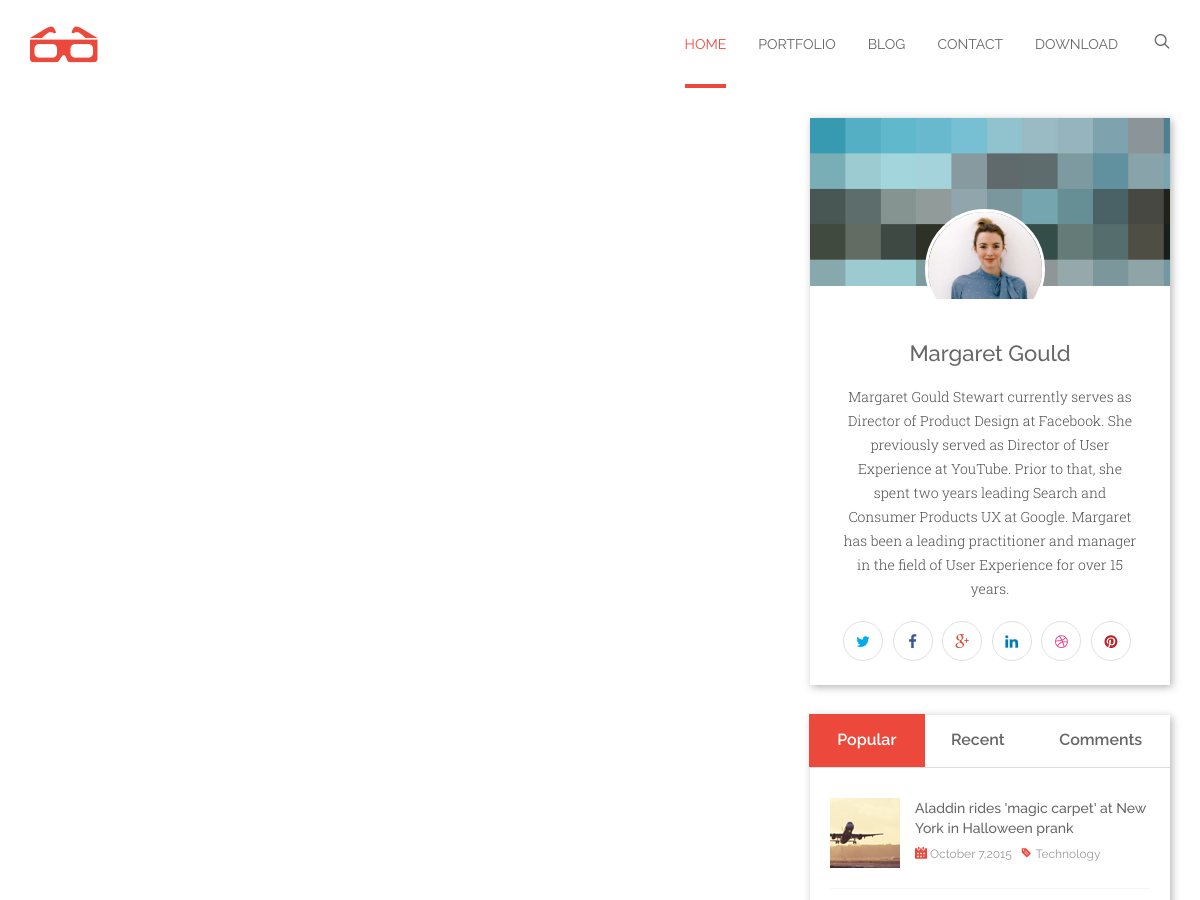
The app's page /subcategory/luxury (upper part), older data.
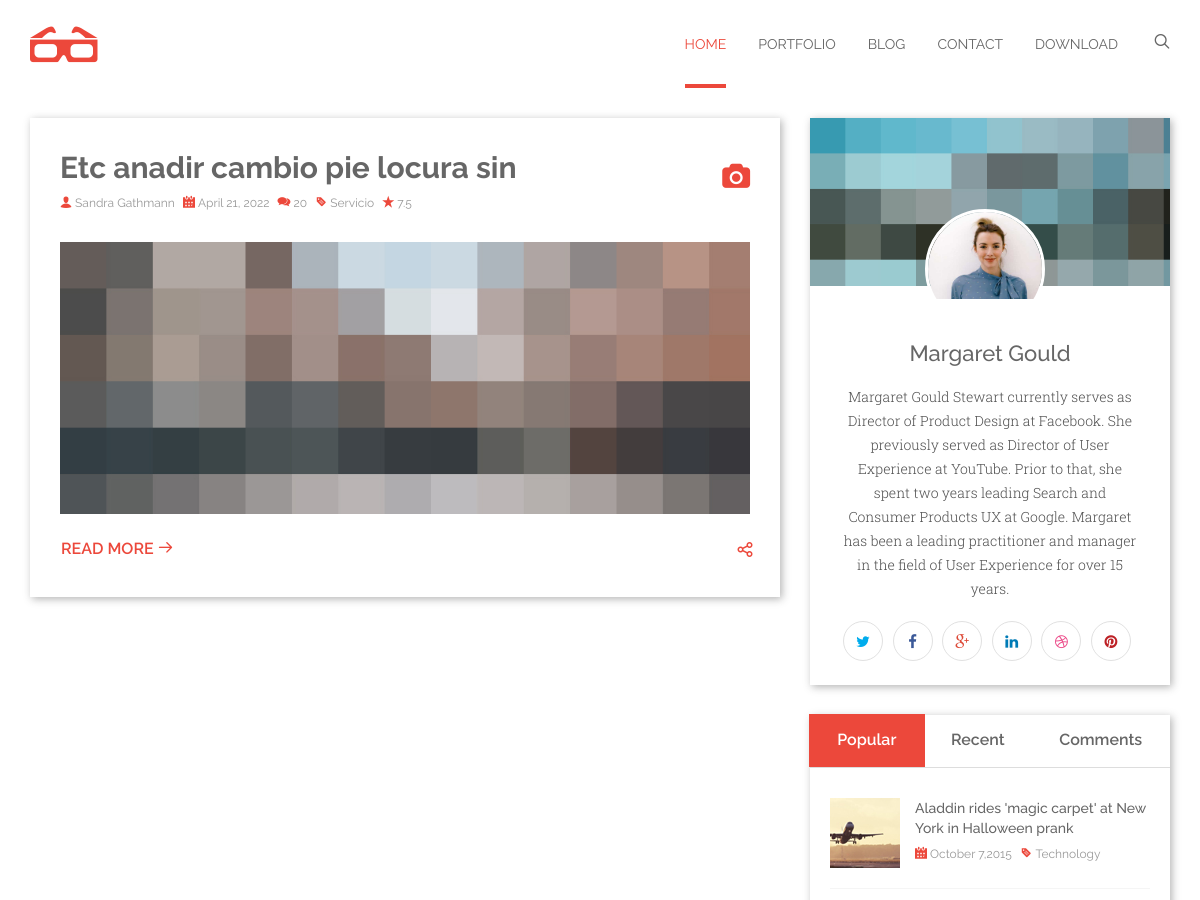
The same page, newer data.
### blog/models.py (models this page shows, shortened)
class Post(models.Model):
    STATUS_CHOICES = (
    ('draft',  'Draft'),
    ('published', 'Published'),
            )
    SECTION = (
            ('home','Home'),
            ('popular', 'Popular'),
            ('recent', 'Recent'),
            ('comment', 'Comment'),
            )
    title = models.CharField(max_length=250)
    slug = models.SlugField(max_length=250, unique_for_date='publish')
    author = models.ForeignKey(User, on_delete=models.CASCADE,related_name='blog_posts')
    category = models.ForeignKey(Category, on_delete=models.CASCADE)
    subcategory = models.ForeignKey(Subcategory, on_delete=models.CASCADE)
    section = models.CharField(max_length=200,choices= SECTION)
    image = models.ImageField(upload_to='featured_image/%Y/%m/%d')
    excerpt = RichTextUploadingField()
    body= RichTextUploadingField()
    tags = TaggableManager()
    publish = models.DateTimeField(default=timezone.now)
    created = models.DateTimeField(auto_now_add=True)
    updated = models.DateTimeField(auto_now=True)
    status = models.CharField(max_length=10,choices=STATUS_CHOICES,default='draft')
    class Meta:
        ordering = ('-publish',)
    objects = models.Manager() # The default manager
    published = PublishedManager() # Our custom manager
    def get_absolute_url(self):
        return reverse('blog:single',args=[self.slug])

### blog/views.py (the view)
# urls.py: path('subcategory/<slug>',SubCategoryView.as_view(),name="subcategory"),
class SubCategoryView(BaseView):
    def get(self,request,slug):
        subcat = Subcategory.objects.get(slug = slug).id
        self.views['subcat_posts'] = Post.objects.filter(subcategory_id  = subcat)
        self.views['subcat_title'] = Subcategory.objects.get(slug = slug).name
        return render(request,'subcategory.html',self.views)

### templates/subcategory.html (shortened to what this page needs)
{% extends 'base.html' %}
{% load static %}
{% block content %}
		<div id="content">
		<div class="container">
			<div class="row">
				<div class="col-md-8">
				{%for post in subcat_posts %}
				<article>
                        <div class="blog-item-wrap">
                            <div class="post-format">
                                <span><i class="fa fa-camera"></i></span>
                            </div>
                            <h2 class="blog-title"><a href=
                                       "{{ post.get_absolute_url }}">{{ post.title }}</a></h2>
                            <div class="entry-meta">
                                <span class="meta-part"><i class=
					     "ico-user"></i> <a href="#">{{ post.author.first_name }} {{ post.author.last_name }}</a></span> <span class=
                                "meta-part"><i class=
                                "ico-calendar-alt-fill"></i> <a href=
                                 "#">{{ post.publish.date }}</a></span> <span class=
                                "meta-part"><i class="ico-comments"></i>
                                <a href="#">20</a></span> <span class=
                                "meta-part"><i class="ico-tag"></i>
				{% for tag in post.tags.all %}
                                <a href="{% url 'blog:post_tag' tag.slug %}">{{tag.name}}</a></span>
                                {% endfor %}
				<span class=
                                "meta-part"><i class="ico-star"></i> <a href=
                                "#">7.5</a></span>
                            </div>
                            <div class="feature-inner">
                                <a data-lightbox="roadtrip" href=
                                                  "{{ post.image.url }}"><img alt="" src=
                                                  "{{ post.image.url }}"></a>
                            </div>
                            <div class="entry-more">
                                <div class="pull-left">
                                    <a class="btn btn-common" href=
                                    "{{ post.get_absolute_url }}">Read More <i class=
                                    "ico-arrow-right"></i></a>
                                </div>
                                <div class="share-icon pull-right">
                                    <span class="socialShare"></span>
                                </div>
                            </div>
                        </div>
                    </article>
		    {% endfor %}
				</div>
{% endblock %}

### templates/base.html (shortened to what this page needs)
{% load static %}
<!DOCTYPE html>
<html lang="en">
<head>
    <link href="{% static 'css/bootstrap.min.css' %}" madia="screen" rel="stylesheet" type=
    "text/css">
    <link href="{% static 'fonts/font-awesome.min.css' %}" madia="screen" rel="stylesheet"
    type="text/css">
    <link href="{% static 'fonts/intimate-fonts.css' %}" madia="screen" rel="stylesheet" type=
    "text/css">
    <link href="{% static 'css/main.css' %}" madia="screen" rel="stylesheet" type="text/css">
    <link href="{% static 'extras/owl/owl.carousel.css' %}" media="screen" rel="stylesheet"
    type="text/css">
    <link href="{% static 'extras/owl/owl.theme.css' %}" media="screen" rel="stylesheet" type=
    "text/css">
    <link href="{% static 'extras/animate.css' %}" media="screen" rel="stylesheet" type=
    "text/css">
    <link href="{% static 'extras/lightbox.css' %}" media="screen" rel="stylesheet" type=
    "text/css">
    <link href="{% static 'extras/slicknav.css' %}" media="screen" rel="stylesheet" type=
    "text/css">
    <link href="{% static 'css/responsive.css' %}" madia="screen" rel="stylesheet" type=
    "text/css">
</head>
<body>
    <header class="site-header">
        <nav class="navbar navbar-default navbar-intimate role="
        data-offset-top="50" data-spy="affix">
            <div class="container">
                <div class="navbar-header">
                    <div class="logo">
                        <a class="navbar-brand" href="/"><i class=
                        "ico-3dglasses"></i></a>
                    </div>
                </div>
                <div class="side">
                    <a class="show-search"><i class="ico-search"></i></a>
                </div>
                <div class="navbar-collapse collapse" id="navigation">
                    <ul class="nav navbar-nav navbar-right">
                        <li class="dropdown dropdown-toggle active">
                            <a data-toggle="dropdown" href=
                            "index.html">Home</a>
                        </li>
                        <li class="dropdown dropdown-toggle">
                            <a data-toggle="dropdown" href=
                            "portfolio.html">Portfolio</a>
                        </li>
                        <li class="dropdown dropdown-toggle">
                            <a data-toggle="dropdown" href="#">Blog</a>
                        </li>
                        <li>
                            <a href="contact.html">Contact</a>
                        </li>
                        <li>
                            <a href="#">Download</a>
                        </li>
                    </ul>
                </div>
            </div>
        </nav>
	{% block content %}
	{% endblock %}
<div class="col-md-4">
                    <div class="sidebar">
                        <div class="entry-widget">
                            <div class="widget-profile">
                                <div class="image"><img alt="" src=
					    "{% static 'img/blog/cover.jpg' %}"></div>
                                <div class="portfolio"><img alt="" src=
					    "{% static 'img/blog/portfolio.jpg' %}"></div>
                                <div class="info">
                                    <h3 class="name">Margaret Gould</h3>
                                    <p class="details">Margaret Gould Stewart
                                    currently serves as Director of Product
                                    Design at Facebook. She previously served
                                    as Director of User Experience at YouTube.
                                    Prior to that, she spent two years leading
                                    Search and Consumer Products UX at Google.
                                    Margaret has been a leading practitioner
                                    and manager in the field of User Experience
                                    for over 15 years.</p>
                                    <div class="social-links">
                                        <a class="twitter social-link"
                                        data-placement="top" data-toggle=
                                        "tooltip" href="#" title=
                                        "Twitter"><i class=
                                        "fa fa-twitter"></i></a> <a class=
                                        "facebook social-link" data-placement=
                                        "top" data-toggle="tooltip" href="#"
                                        title="Facebook"><i class=
                                        "fa fa-facebook"></i></a> <a class=
                                        "google-plus social-link"
                                        data-placement="top" data-toggle=
                                        "tooltip" href="#" title=
                                        "Google+"><i class=
                                        "fa fa-google-plus"></i></a> <a class=
                                        "linkedin social-link" data-placement=
                                        "top" data-toggle="tooltip" href="#"
                                        title="LinkedIn"><i class=
                                        "fa fa-linkedin"></i></a> <a class=
                                        "dribbble social-link" data-placement=
                                        "top" data-toggle="tooltip" href="#"
                                        title="Dribbble"><i class=
                                        "fa fa-dribbble"></i></a> <a class=
                                        "pinterest social-link" data-placement=
                                        "top" data-toggle="tooltip" href="#"
                                        title="Pinterest"><i class=
                                        "fa fa-pinterest"></i></a>
                                    </div>
                                </div>
                            </div>
                        </div>
                        <div class="entry-widget">
                            <ul class="nav nav-tabs">
                                <li class="active">
                                    <a data-toggle="tab" href=
                                    "#tab1">Popular</a>
                                </li>
                                <li>
                                    <a data-toggle="tab" href=
                                    "#tab2">Recent</a>
                                </li>
                                <li>
                                    <a data-toggle="tab" href=
                                    "#tab3">Comments</a>
                                </li>
                            </ul>
                            <div class="tab-content">
                                <div class="tab-pane in active fadeInDown" id=
                                "tab1">
                                    <ul class="posts-list">
                                        <li>
                                            <div class="widget-thumb">
                                                <a href="#"><img alt="" src=
							 "{% static 'img/post/post1.jpg' %}"></a>
                                            </div>
                                            <div class="widget-content">
                                                <a href="#">Aladdin rides
                                                'magic carpet' at New York in
                                                Halloween prank</a>
                                                <div class="meta">
                                                    <span><i class=
                                                    "ico-calendar-alt-fill"></i>
                                                    October 7,2015</span>
                                                    <span><i class=
                                                    "ico-tag"></i>
                                                    Technology</span>
                                                </div>
                                            </div>
                                            <div class="clearfix"></div>
                                        </li>
                                    </ul>
                                </div>
                            </div>
                        </div>
                    </div>
                </div>
            </div>
        </div>
    </div>
</body>
</html>

### static/extras/lightbox.css (style rules this page uses)
body:after { content: url(../img/close.png) url(../img/loading.gif) url(../img/prev.png) url(../img/next.png); display: none; }

Row changes from the older to the newer data that the page shows:
added Post: title "Etc anadir cambio pie locura sin", author.first_name "Sandra", author.last_name "Gathmann", publish "April 21, 2022", image (picture)
now on this page (row unchanged): Tag: name "Servicio"
